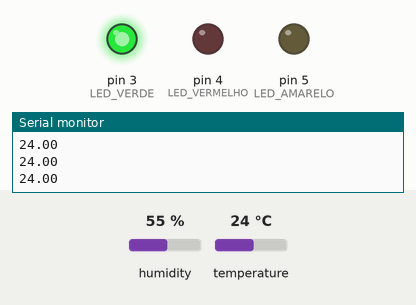
The sketch below on a simulated Arduino Uno, built with avr-gcc and run on an emulated ATmega328P. Shown: output pins drawn as LEDs (lit = HIGH), the last lines printed to the serial monitor. The inputs (shaded band) are chosen by the test bench; at power-on: temperature 24 °C, humidity 55 %.

Above: at 2.8 s.
2.9 s: temperature set to 29 °C
5.6 s: temperature set to 32 °C
At 7.1 s:
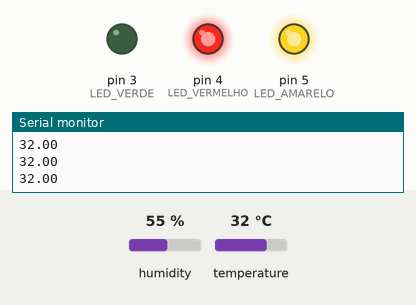
8.3 s: temperature set to 12 °C
At 10.8 s:
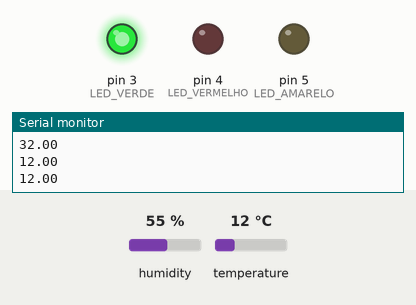
11.6 s: temperature set to 33 °C
At 13.3 s:
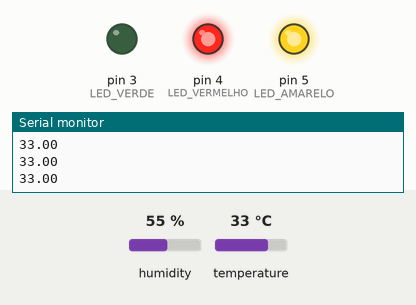
Timing chart, 0 to 14.8 s (numbered marks = the images above; inputs shaded):
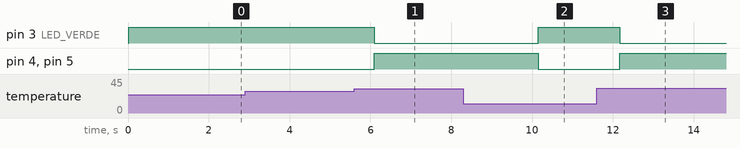

Measured:
- the behaviour switches between 30 and 31 °C on temperature (found by bisection; images 0 and 1)
- after the input at 5.6 s, pin 3 (LED_VERDE): HIGH → LOW after 0.50 s; pin 4 (LED_VERMELHO), pin 5 (LED_AMARELO): LOW → HIGH after 0.50 s
- after the input at 8.3 s, pin 3 (LED_VERDE): LOW → HIGH after 1.8 s; pin 4 (LED_VERMELHO), pin 5 (LED_AMARELO): HIGH → LOW after 1.8 s
- after the input at 11.6 s, pin 3 (LED_VERDE): HIGH → LOW after 0.57 s; pin 4 (LED_VERMELHO), pin 5 (LED_AMARELO): LOW → HIGH after 0.57 s

The sketch:

monitoramento_temp.ino
```cpp
#include <DHT.h>

#define DHTPIN 2       // Pino do sensor DHT11
#define DHTTYPE DHT11  // Tipo do sensor
DHT dht(DHTPIN, DHTTYPE);

#define LED_VERDE 3
#define LED_VERMELHO 4
#define LED_AMARELO 5

void setup() {
  Serial.begin(9600);
  dht.begin();

  pinMode(LED_VERDE, OUTPUT);
  pinMode(LED_VERMELHO, OUTPUT);
  pinMode(LED_AMARELO, OUTPUT);
}

void loop() {
  float temperatura = dht.readTemperature();

  if (isnan(temperatura)) {
    Serial.println("Erro");
    delay(500);
    return;
  }

  // Envia a temperatura via serial
  Serial.println(temperatura);

  // Lógica de controle automático
  if (temperatura > 30.0) {
    digitalWrite(LED_VERMELHO, HIGH);
    digitalWrite(LED_VERDE, LOW);
    digitalWrite(LED_AMARELO, HIGH); // Ventilador ligado
  } else {
    digitalWrite(LED_VERDE, HIGH);
    digitalWrite(LED_VERMELHO, LOW);
    digitalWrite(LED_AMARELO, LOW); // Ventilador desligado
  }

  delay(500); // Atualiza a cada 0,5s
}
```
